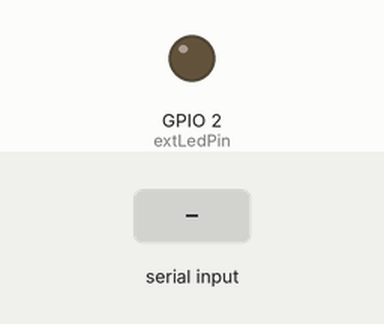
Simulated run of this sketch. Board: ESP32. Parts: output pins drawn as LEDs (lit = HIGH). Dashed ring = blinking. Inputs (shaded band) come from the test bench. What the sketch prints to the serial monitor is not drawn.

Above: at 1.2 s.
1.3 s: "90,45\n" received over the second serial link
2.8 s: "30,150\n" received over the second serial link
At 5.7 s:
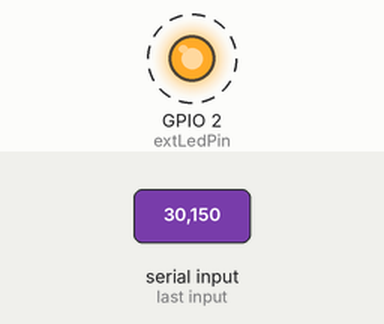
5.8 s: "90\n" received over the second serial link
At 6.7 s:
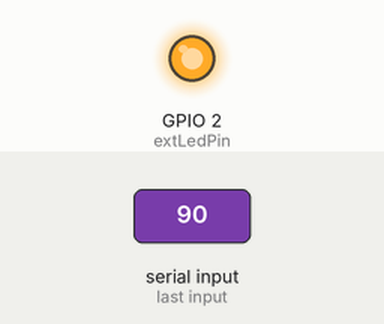
Timing chart, 0 to 8.8 s (numbered marks = the images above; inputs shaded):
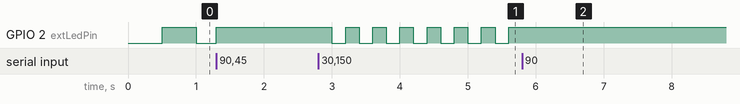

The sketch:

recv.ino
```cpp
// 扩展板2代码 - 接收端（控制扩展板上的小灯）
const int rxPin = 16;         // 接收扩展板1的数据（对应串口2的RX）
const int extLedPin = 2;      // 扩展板上的LED引脚（根据实际硬件调整）
int dataCount = 0;

// ESP32硬件串口2（RX=16，TX=17），仅用RX接收数据
HardwareSerial Board2Serial(2);

// LED非阻塞控制变量
unsigned long lastLedChange = 0;
bool ledState = LOW;
int blinkInterval = 1000;     // 默认闪烁周期（无效距离时）

void setup() {
  Serial.begin(115200);       // 连接电脑的串口（用于显示）
  pinMode(extLedPin, OUTPUT); // 初始化扩展板LED引脚为输出

  // 初始化硬件串口2（波特率9600，与扩展板1一致）
  Board2Serial.begin(9600, SERIAL_8N1, rxPin, 17);

  Serial.println("扩展板2启动，开始接收数据...");
  digitalWrite(extLedPin, LOW); // 初始关闭LED
}

void loop() {
  unsigned long currentTime = millis();

  // 接收扩展板1发送的数据
  if (Board2Serial.available() > 0) {
    String distStr = Board2Serial.readStringUntil('\n');
    float distance = distStr.toFloat();

    // 数据计数和显示
    dataCount++;
    Serial.print("数据");
    Serial.print(dataCount);
    Serial.print(": ");
    if (distance <= 0 || distance > 400) {
      Serial.println("无效距离");
    } else {
      Serial.print(distance);
      Serial.println(" cm");
    }

    // 根据距离更新LED闪烁周期（与发送端逻辑一致）
    updateBlinkInterval(distance);
  }

  // 非阻塞控制扩展板LED闪烁
  if (blinkInterval > 0) { // 若有闪烁周期，则按周期切换状态
    if (currentTime - lastLedChange >= blinkInterval / 2) {
      lastLedChange = currentTime;
      ledState = !ledState;
      digitalWrite(extLedPin, ledState);
    }
  } else { // 周期为0时，强制常亮
    digitalWrite(extLedPin, HIGH);
  }
}

// 根据距离更新LED闪烁周期（与发送端逻辑一致）
void updateBlinkInterval(float dist) {
  if (dist <= 0 || dist > 400) {  // 无效距离：中等频率闪烁
    blinkInterval = 1000;  // 周期1000ms（亮500ms，灭500ms）
  } else if (dist <= 10) {  // 近距离：快速闪烁
    blinkInterval = 100;   // 周期100ms（亮50ms，灭50ms）
  } else if (dist <= 30) {  // 中近距离：中速闪烁
    blinkInterval = 400;   // 周期400ms（亮200ms，灭200ms）
  } else if (dist <= 60) {  // 中远距离：慢速闪烁
    blinkInterval = 800;   // 周期800ms（亮400ms，灭400ms）
  } else {  // 远距离：常亮
    blinkInterval = 0;
  }
}
```

Measured:
- after the input at 2.8 s, GPIO 2 (extLedPin): alternates HIGH for 0.20 s and LOW for 0.20 s, starting after 0.20 s
- after the input at 5.8 s, GPIO 2 (extLedPin): stops changing and stays HIGH
